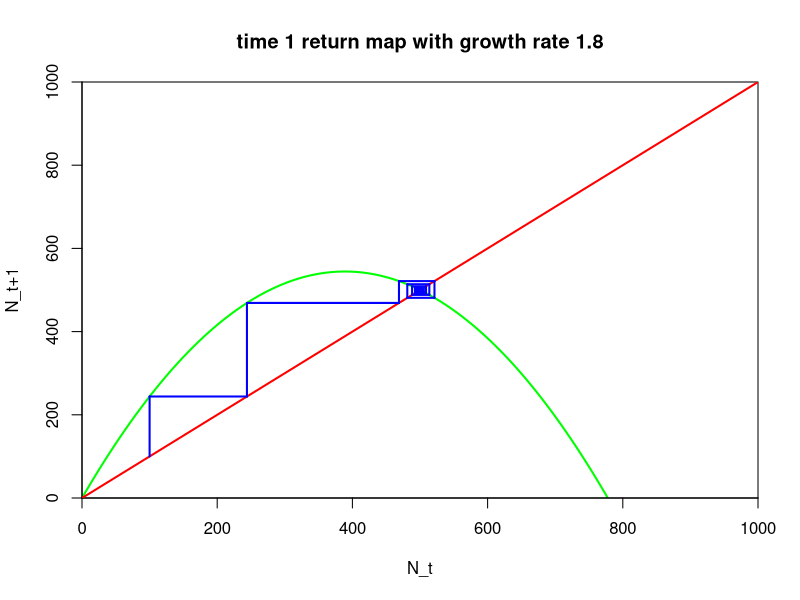
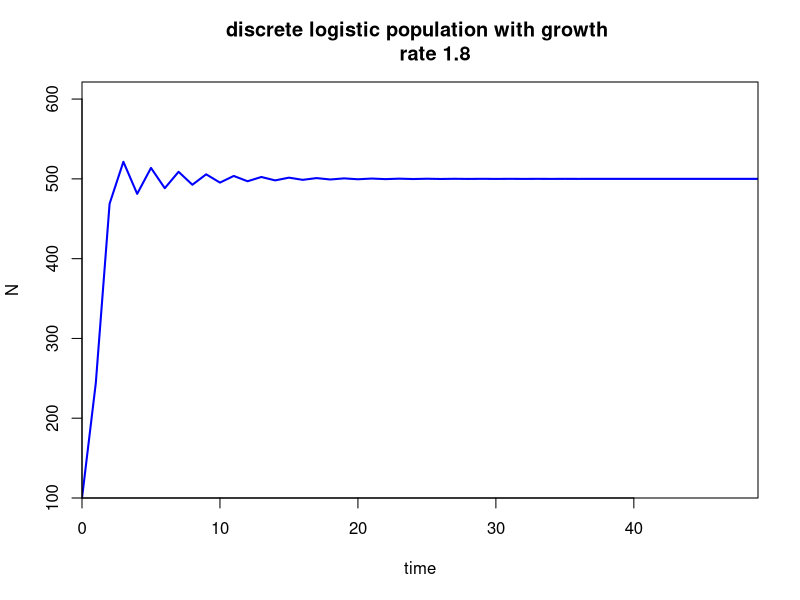
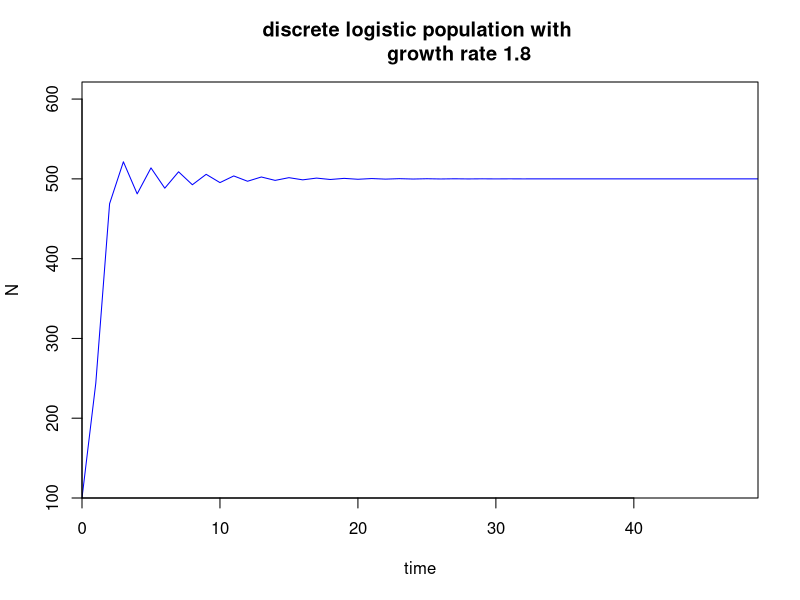
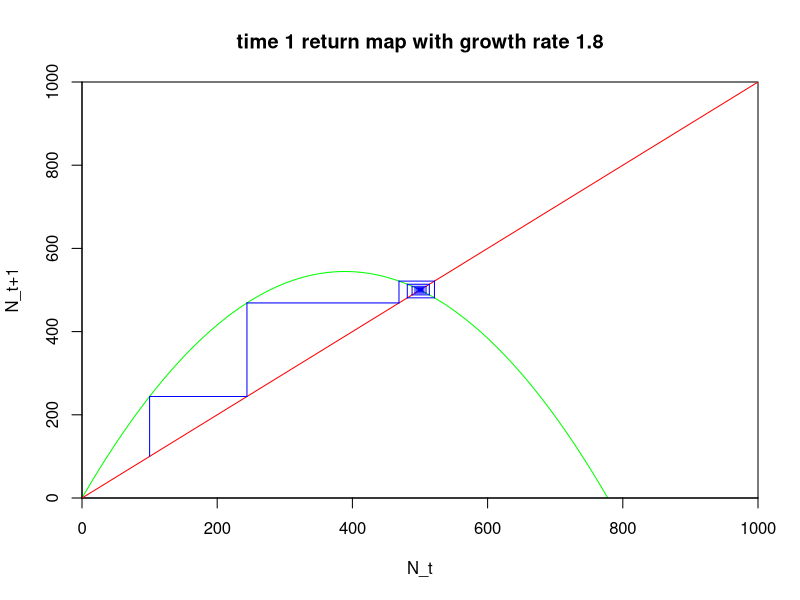
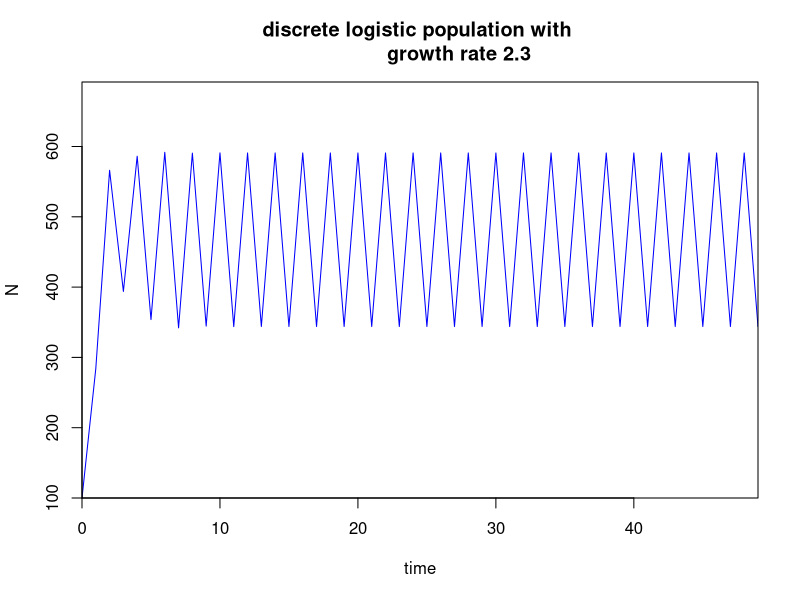
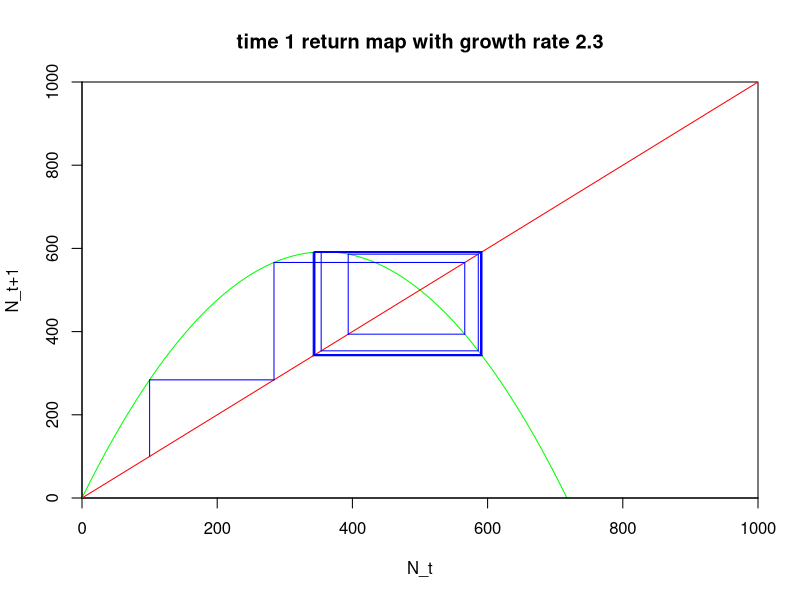
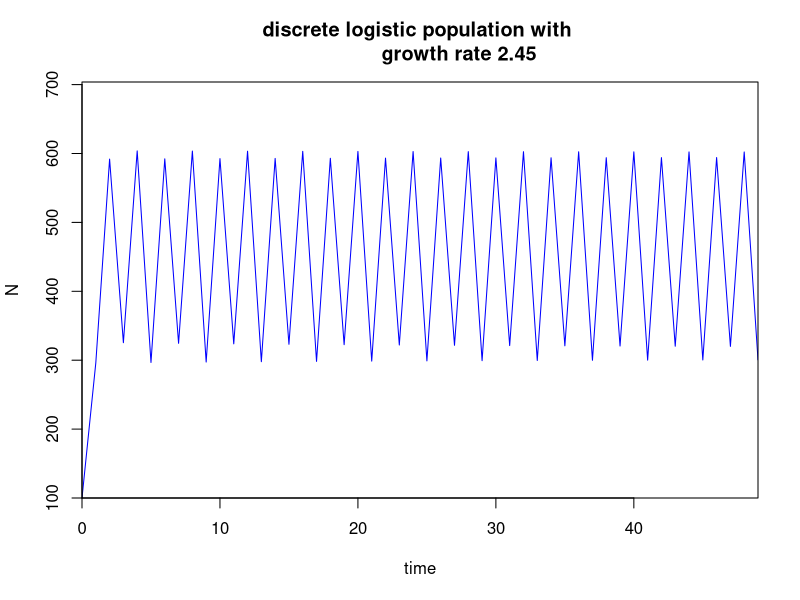
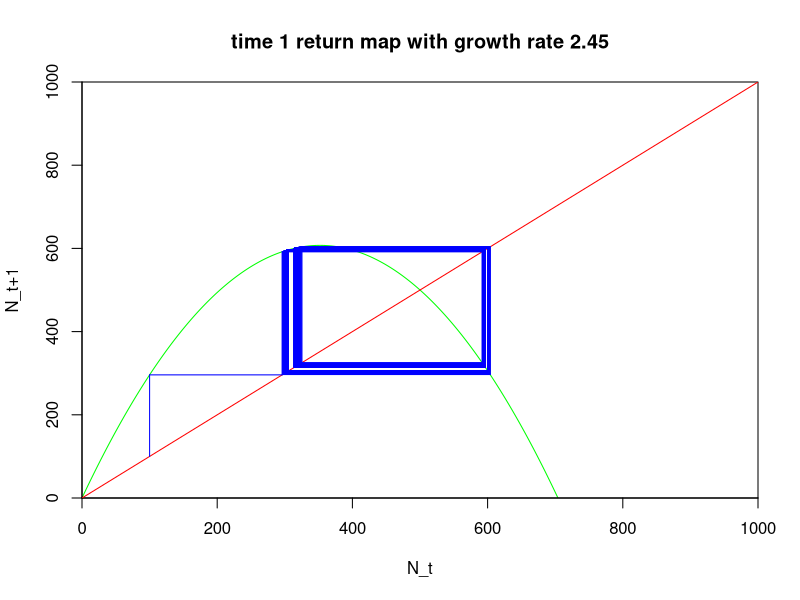

Generate these figures, in order, with R:
##### plot hat curve: Nt+1 = Nt + rNt(1-Nt/K)
hat <- data.frame(seq(from = 0, to = 1000, by = 0.1))

hat[, 2] = sapply(hat[, 1], FUN = function(x){x + 1.8*x*(1 - x/500)})
hat1 = hat[1:sum(hat[, 2]>0), ]  #drop negative data

plot(hat1[, 1], hat1[, 2], xlim=c(0, 1000), ylim=c(0, 1000), type="l", lwd=2,
     col="green", xlab="N_t", ylab="N_t+1", xaxs="i", yaxs="i", 
     main="time 1 return map with growth rate 1.8")
abline(a=0, b=1, col="red", lwd=2)

#####  plot trajactory of Nt
out <- data.frame(row.names=c("N_t", "N_t+1", "t"))
out[, 1] = c(100, 0, 0)

for (i in 1:1000){
    out[2, i] = out[1, i] + 1.8*out[1, i]*(1 - out[1, i]/500)
    out[, (i+1)] = c(out[2, i], 0, i)
}
out = t(out[, 1:1000])
out1 = round(out, digit=1)

#plot
for (i in 1:dim(out1)[1]){
    segments(out1[i, 1], out1[i, 1], out1[i, 1], out1[i, 2], col="blue", lwd=2)
}

for (i in 1:dim(out1)[1]){
    segments(out1[i, 1], out1[i, 2], out1[i, 2], out1[i, 2], col="blue", lwd=2)
}

##### plot time series of Nt
plot(out[1:50, 3], out[1:50, 1], main="discrete logistic population with growth 
     rate 1.8", xlab="time", ylab="N", col="blue", lwd=2, xaxs="i", yaxs="i",
     type="l", ylim=c(min(out[1:50, 1]), max(out[1:50, 1])+100))

##### results for cases in r=2.3, 2.45, 2.56, 2.8
#wrtie a function doing the same thing above
allout <- function(K=500, Nini=100, r=1.8, TimeS="F", Dynamic="F", report="F"){
    out <- data.frame(row.names=c("N_t", "N_t+1", "t"))
    out[, 1] = c(Nini, 0, 0)
    
    for (i in 1:1000){
        out[2, i] = out[1, i] + r*out[1, i]*(1 - out[1, i]/K)
        out[, (i+1)] = c(out[2, i], 0, i)
    }
    out = t(out[, 1:1000])
    
    if (report=="T"){
        return(out)
    }
   
    if (TimeS=="T"){
        plot(out[1:50, 3], out[1:50, 1], main=paste("discrete logistic population with 
             growth rate", r, sep=" "), xlab="time", ylab="N", col="blue", lwd=1, 
             xaxs="i", yaxs="i", type="l", 
             ylim=c(min(out[1:50, 1]), max(out[1:50, 1])+100))
    }
    
    if (Dynamic=="T"){
        hat <- data.frame(seq(from = 0, to = 1000, by = 0.1))
        hat[, 2] = sapply(hat[, 1], FUN = function(x){x + r*x*(1 - x/K)})
        hat1 = hat[1:sum(hat[, 2]>0), ]
        
        out1 = round(out, digit=1)
        
        plot(hat1[, 1], hat1[, 2], xlim=c(0, 1000), ylim=c(0, 1000), type="l", lwd=1,
             col="green", xlab="N_t", ylab="N_t+1", xaxs="i", yaxs="i", 
             main=paste("time 1 return map with growth rate", r, sep=" "))
        abline(a=0, b=1, col="red", lwd=1)
        
        for (i in 1:dim(out1)[1]){
            segments(out1[i, 1], out1[i, 1], out1[i, 1], out1[i, 2], col="blue", lwd=1)
        }
        
        for (i in 1:dim(out1)[1]){
            segments(out1[i, 1], out1[i, 2], out1[i, 2], out1[i, 2], col="blue", lwd=1)
        }        
    }    
}

allout(r=1.8, TimeS="T", Dynamic="T")
allout(r=2.3, TimeS="T", Dynamic="T")
allout(r=2.45, TimeS="T", Dynamic="T")
allout(r=2.56, TimeS="T", Dynamic="T")
allout(r=2.8, TimeS="T", Dynamic="T")

allout(Nini= 101, r=1.8, TimeS="T")
allout(Nini= 101, r=2.3, TimeS="T")
allout(Nini= 101, r=2.45, TimeS="T")
allout(Nini= 101, r=2.56, TimeS="T")
allout(Nini= 101, r=2.8, TimeS="T")

##### plot bifurcation diagram
r <- seq(from=1.9, to=3, by=0.01)
bi <- data.frame(rep(0, 1000))

for (i in 1:length(r)){
    bi[, i] = allout(r = r[i], report="T")[, 1]
}

plot(r, bi[1, ], xaxs="i", yaxs="i", xlim=c(1.8, 3), ylim=c(0, max(bi)+50), 
     type="n", xlab="Intrinsic growth rate r", ylab="Population size")
for (i in 500:1000){
    points(r, bi[i, ], pch=20, col="blue", cex=0.4)
}



